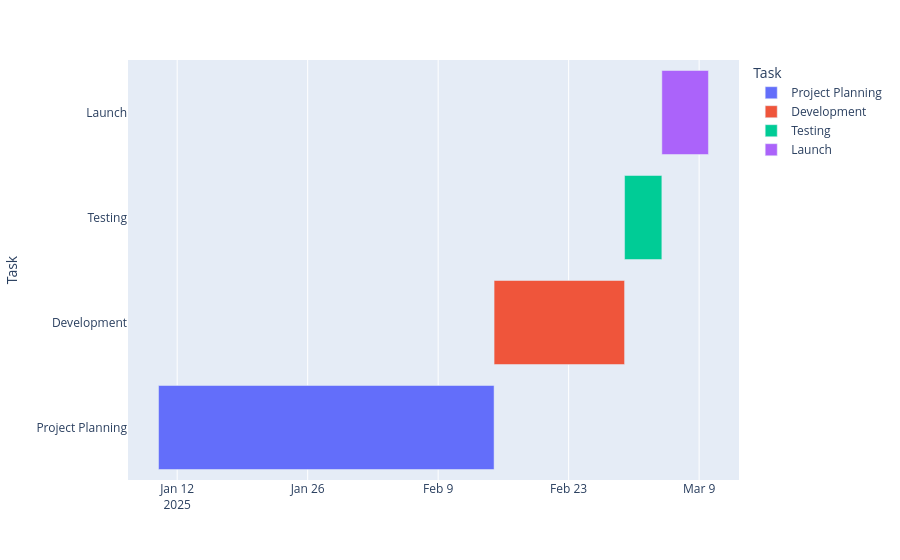

Notebook code for this chart:
### Markdown cell above
## Timeline Graphics

Timeline graphics in Python can be created using several libraries, with Plotly and Matplotlib being the most common choices. Plotly offers interactive, web-ready visualizations, while Matplotlib is a powerful tool for static plots, including specialized timeline examples in its gallery. 

<img src="images/TimeLine.png" alt="interactive" width="200"/>

### 1. Using plotly (interactive Timeline/Gantt Chart):

### Code cell
import plotly.express as px
import pandas as pd
import datetime as dt

df = pd.DataFrame([
    dict(Task="Project Planning", Start='2025-01-10', Finish='2025-02-15'),
    dict(Task="Development", Start='2025-02-15', Finish='2025-03-01'),
    dict(Task="Testing", Start='2025-03-01', Finish='2025-03-05'),
    dict(Task="Launch", Start='2025-03-05', Finish='2025-03-10')
])

df['Start'] = pd.to_datetime(df['Start'])
df['Finish'] = pd.to_datetime(df['Finish'])

fig = px.timeline(df, x_start="Start", x_end="Finish", y="Task", color="Task")
fig.update_yaxes(autorange="reversed") # optional: tasks are listed from top to bottom
fig.show()

### Figure 1 — Plotly figure (JSON) as saved in the notebook; plotly's stock layout.template omitted (floating-point values rounded to 4 significant figures)
{"data": [{"base": ["2025-01-10T00:00:00.000000"], "hovertemplate": "Task=%{y}<br>Start=%{base}<br>Finish=%{x}<extra></extra>", "legendgroup": "Project Planning", "marker": {"color": "#636efa", "pattern": {"shape": ""}}, "name": "Project Planning", "orientation": "h", "showlegend": true, "textposition": "auto", "type": "bar", "x": [3110400000], "xaxis": "x", "y": ["Project Planning"], "yaxis": "y"}, {"base": ["2025-02-15T00:00:00.000000"], "hovertemplate": "Task=%{y}<br>Start=%{base}<br>Finish=%{x}<extra></extra>", "legendgroup": "Development", "marker": {"color": "#EF553B", "pattern": {"shape": ""}}, "name": "Development", "orientation": "h", "showlegend": true, "textposition": "auto", "type": "bar", "x": [1209600000], "xaxis": "x", "y": ["Development"], "yaxis": "y"}, {"base": ["2025-03-01T00:00:00.000000"], "hovertemplate": "Task=%{y}<br>Start=%{base}<br>Finish=%{x}<extra></extra>", "legendgroup": "Testing", "marker": {"color": "#00cc96", "pattern": {"shape": ""}}, "name": "Testing", "orientation": "h", "showlegend": true, "textposition": "auto", "type": "bar", "x": [345600000], "xaxis": "x", "y": ["Testing"], "yaxis": "y"}, {"base": ["2025-03-05T00:00:00.000000"], "hovertemplate": "Task=%{y}<br>Start=%{base}<br>Finish=%{x}<extra></extra>", "legendgroup": "Launch", "marker": {"color": "#ab63fa", "pattern": {"shape": ""}}, "name": "Launch", "orientation": "h", "showlegend": true, "textposition": "auto", "type": "bar", "x": [432000000], "xaxis": "x", "y": ["Launch"], "yaxis": "y"}], "layout": {"barmode": "overlay", "legend": {"title": {"text": "Task"}, "tracegroupgap": 0}, "margin": {"t": 60}, "xaxis": {"anchor": "y", "domain": [0, 1], "type": "date"}, "yaxis": {"anchor": "x", "autorange": "reversed", "categoryarray": ["Launch", "Testing", "Development", "Project Planning"], "categoryorder": "array", "domain": [0, 1], "title": {"text": "Task"}}}}
